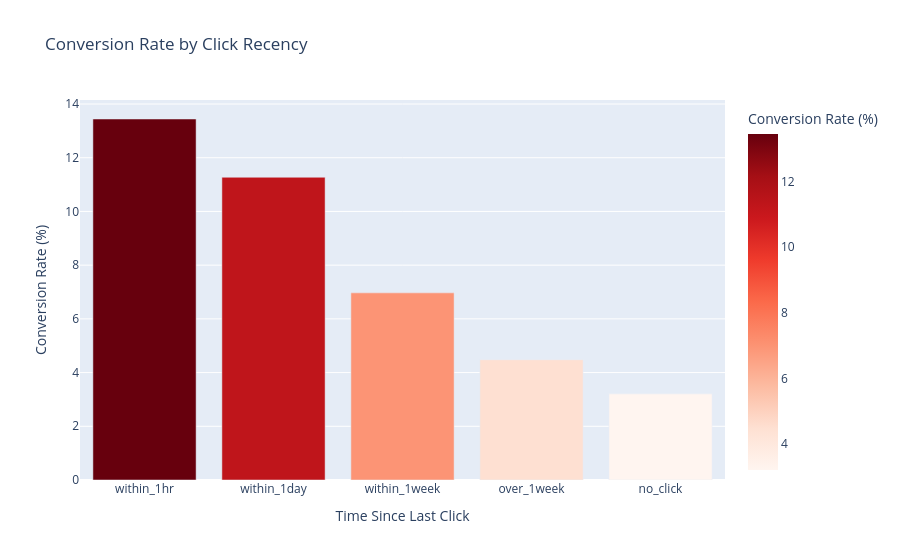

The code cell stored with this chart in its notebook:
### Markdown cell above
# Chart 4: Click recency bucket distribution

### Code cell
recency_stats = df.groupby('click_recency_bucket').agg(
    count=('conversion', 'count'),
    conversions=('conversion', 'sum')
).reset_index()
recency_stats['conversion_rate'] = recency_stats['conversions'] / recency_stats['count'] * 100

order = ['within_1hr', 'within_1day', 'within_1week', 'over_1week', 'no_click']
recency_stats['click_recency_bucket'] = pd.Categorical(
    recency_stats['click_recency_bucket'], categories=order, ordered=True
)
recency_stats = recency_stats.sort_values('click_recency_bucket')

fig = px.bar(
    recency_stats,
    x='click_recency_bucket',
    y='conversion_rate',
    title='Conversion Rate by Click Recency',
    labels={'click_recency_bucket': 'Time Since Last Click', 'conversion_rate': 'Conversion Rate (%)'},
    color='conversion_rate',
    color_continuous_scale='reds'
)
fig.write_html('../charts/m3_click_recency_conversion.html')
fig.show()
print("Chart 4 saved")

### Figure 1 — Plotly figure (JSON) as saved in the notebook; plotly's stock layout.template omitted (floating-point values rounded to 4 significant figures)
{"data": [{"hovertemplate": "Time Since Last Click=%{x}<br>Conversion Rate (%)=%{marker.color}<extra></extra>", "legendgroup": "", "marker": {"color": [13.44, 11.27, 6.968, 4.479, 3.208], "coloraxis": "coloraxis", "pattern": {"shape": ""}}, "name": "", "orientation": "v", "showlegend": false, "textposition": "auto", "type": "bar", "x": ["within_1hr", "within_1day", "within_1week", "over_1week", "no_click"], "xaxis": "x", "y": [13.44, 11.27, 6.968, 4.479, 3.208], "yaxis": "y"}], "layout": {"barmode": "relative", "coloraxis": {"colorbar": {"title": {"text": "Conversion Rate (%)"}}, "colorscale": [[0, "rgb(255,245,240)"], [0.125, "rgb(254,224,210)"], [0.25, "rgb(252,187,161)"], [0.375, "rgb(252,146,114)"], [0.5, "rgb(251,106,74)"], [0.625, "rgb(239,59,44)"], [0.75, "rgb(203,24,29)"], [0.875, "rgb(165,15,21)"], [1, "rgb(103,0,13)"]]}, "legend": {"tracegroupgap": 0}, "title": {"text": "Conversion Rate by Click Recency"}, "xaxis": {"anchor": "y", "domain": [0, 1], "title": {"text": "Time Since Last Click"}}, "yaxis": {"anchor": "x", "domain": [0, 1], "title": {"text": "Conversion Rate (%)"}}}}
